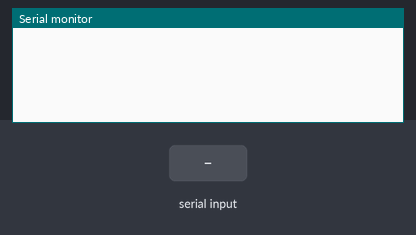
The sketch below on a simulated Arduino Uno, built with avr-gcc and run on an emulated ATmega328P. Parts: the last lines printed to the serial monitor. The test bench sets the inputs (shaded band).

Above: at 1.2 s.
1.3 s: "cook" received over Serial
At 2.9 s:
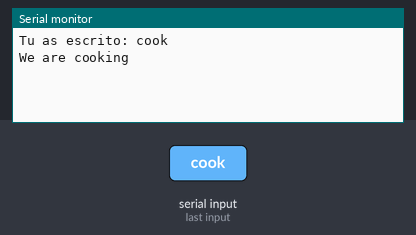
3.8 s: "pan" received over Serial
At 5.1 s:
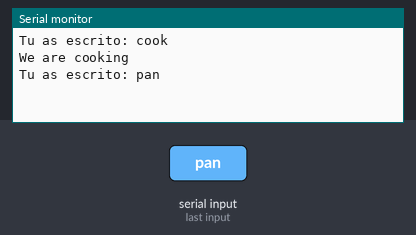
6.3 s: "ajo" received over Serial
At 8.2 s:
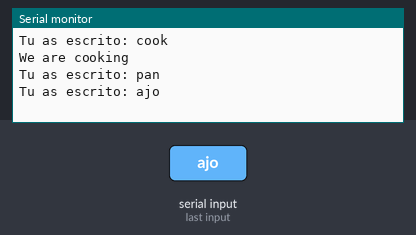
8.8 s: "sal" received over Serial
At 10.1 s:
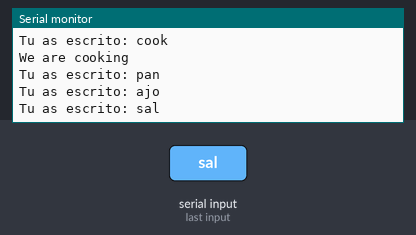
11.3 s: "tomate" received over Serial
At 13.3 s:
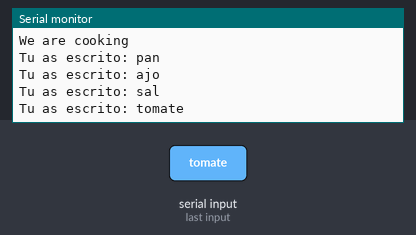
13.8 s: "cook" received over Serial
At 15.4 s:
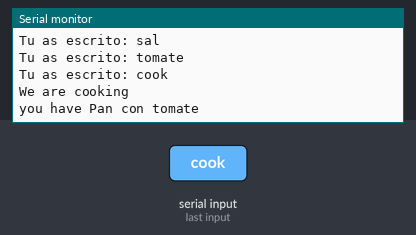

Measured:
- after the input at 1.3 s, the serial monitor: prints a new line after 1.0 s (image 1)
- after the input at 3.8 s, the serial monitor: prints a new line after 1.0 s (image 2)
- after the input at 6.3 s, the serial monitor: prints a new line after 1.0 s (image 3)
- after the input at 8.8 s, the serial monitor: prints a new line after 1.0 s (image 4)
- after the input at 11.3 s, the serial monitor: prints a new line after 1.0 s (image 5)
- after the input at 13.8 s, the serial monitor: prints a new line after 1.0 s (image 6)

The sketch:

Serial_Reader_1_Cooking_system_2.ino
```cpp
//Serial Reader
int pan = 1;
int ajo = 0;
int sal = 1;
bool oil = true;
double tomate = 1;

void setup() {
 Serial.begin(9600);
}

void loop() {
 String input = Serial.readString();
 if (input != "") {
  Serial.println();
 Serial.println("Tu as escrito: " + input);
 input.trim();
 decide(input);
 }
}

 void decide(String input) {
 if (input == "cook") {
 cook();
 }
 if(input == "pan") {
  pan++;
 }
  if(input == "ajo") {
  ajo++;
 }
  if(input == "sal") {
  sal++;
 }
  if(input == "tomate") {
  tomate++;
 }
 }

void cook() {
 Serial.println("We are cooking");
 if (pan >= 1 && ajo >= 1 && sal >= 0.25 && tomate >= 1 && oil ) {
 Serial.println("you have Pan con tomate");
 pan = pan - 1;
 ajo--;
 sal = sal - 0.25;
 tomate--;
 }
}
```
